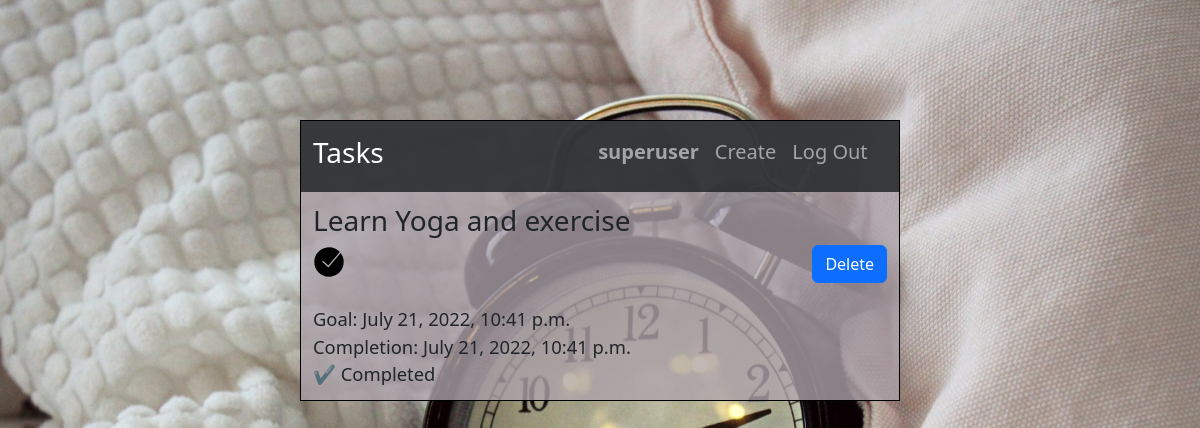
/task/3 (signed in), run on the app's committed database.
### capstone/models.py (models this page shows, shortened)
class User(AbstractUser):
    pass

class Task(models.Model):
    user = models.ForeignKey(User, on_delete=models.CASCADE, related_name="creator")
    body = models.TextField(blank=False)
    timestamp = models.DateTimeField(auto_now_add=True)
    task_date = models.DateTimeField()
    completion_date = models.DateTimeField(null=True, blank=True)
    complete = models.BooleanField(default=False)

### capstone/views.py (the view)
# urls.py: path("task/<str:id>", views.task, name="task"),
def task(request, id):
    if Task.objects.filter(pk=id):
        if Task.objects.get(pk=id).user == request.user:
            task = Task.objects.get(pk=id)
        else:
            task = None
    else:
        task = None
    return render(request, 'capstone/task.html', {
        "task": task
    })

### capstone/templates/capstone/task.html
{% extends "capstone/layout.html" %}
{% load static %}
{% block body %}
    {% if user.is_authenticated %}
        {% if task %}
            <h3>{{ task.body }}</h3>
            {% if task.complete == False %}
                <a title="Edit task" href="/edit/{{ task.id }}"><img src="/static/capstone/edit.png" alt="edit"></a>
                <a title="Mark as done" href="/complete/{{ task.id }}"><img src="/static/capstone/check.svg" alt="check"></a>
            {% else %}
                <a title="Unmark as done" href="/complete/{{ task.id }}"><img src="/static/capstone/check.svg" alt="check"></a>
            {% endif %}
            <a href="/delete/{{ task.id }}"><button class="delete btn btn-primary">Delete</button></a><br>
            <br>
            Goal: {{ task.task_date }}<br>
            {% if task.complete == True %}
                Completion: {{ task.completion_date }}<br>
                ✔️ Completed
            {% else %}
                ❌ Pending
            {% endif %}
            <br>
        {% else %}
            <center><h4>This is not a valid task.</h4></center>
        {% endif %}
    {% else %}
        <h4><center><a href="{% url 'login' %}">Login</a> to create a task.</center></h4>
    {% endif %}
{% endblock %}

### capstone/templates/capstone/layout.html (shortened to what this page needs)
{% load static %}
<!DOCTYPE html>
<html lang="en">
    <head>
        <link href="https://cdn.jsdelivr.net/npm/bootstrap@5.2.0-beta1/dist/css/bootstrap.min.css" rel="stylesheet">
        <link href="{% static 'capstone/styles.css' %}" rel="stylesheet">
    </head>
    <body>
        <div class="page">
            <nav class="navbar navbar-expand-lg navbar-dark" style="background-color: #272a2ce1;">
                <h3 style="color: white;">Tasks</h3>
                <div class="collapse navbar-collapse" id="collapsibleNavbar">
                <ul class="navbar-nav ms-auto">
                    {% if user.is_authenticated %}
                        <li class="nav-item">
                            <h5><a class="nav-link" href="{% url 'index' %}"><strong>{{ user.username }}</strong></a></h5>
                        </li>
                    {% endif %}
                    {% if user.is_authenticated %}
                        <li class="nav-item">
                            <h5><a class="nav-link" href="{% url 'create' %}">Create</a></h5>
                        </li>
                        <li class="nav-item">
                            <h5><a class="nav-link" href="{% url 'logout' %}">Log Out</a></h5>
                        </li>
                    {% endif %}
                </ul>
                </div>
            </nav>
            <div class="body">
                {% block body %}
                {% endblock %}
            </div>
        </div>
    </body>
</html>

### capstone/static/capstone/styles.css (style rules this page uses)
body { display: flex; justify-content: center; align-items: center; background: center url("/static/capstone/background.jpg") no-repeat fixed; background-size: cover; font-size: 115%; }
.navbar { padding: 0 2% 0 2%; }
.page { width: 50%; height: 50%; margin: 10%; background-color: rgba(175, 164, 172, 0.78); border: 1px solid black; }
.page div { margin: 2%; }
a { text-decoration: none; color: rgb(0, 79, 128); }
.delete { float: right; }

### data on the page
User: username "superuser"
Task: body "Learn Yoga and exercise", task_date "July 21, 2022, 10:41 p.m.", completion_date "July 21, 2022, 10:41 p.m."
